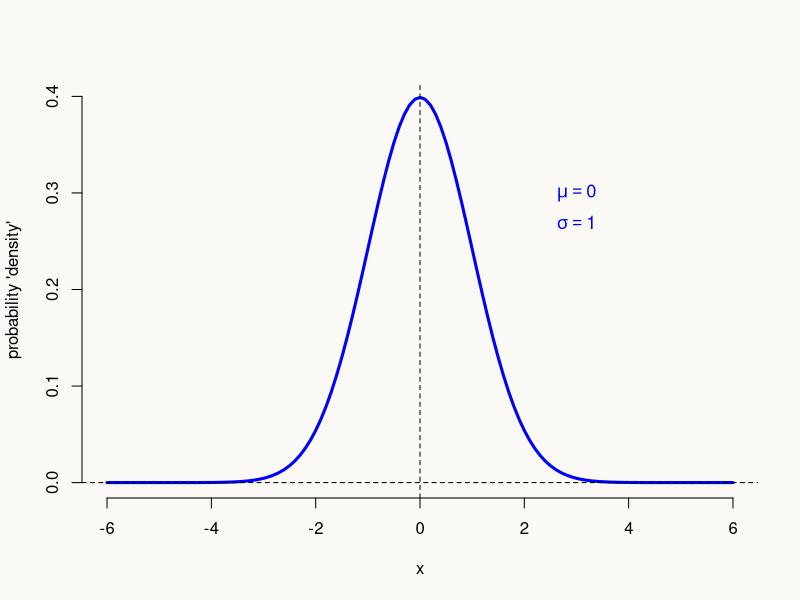
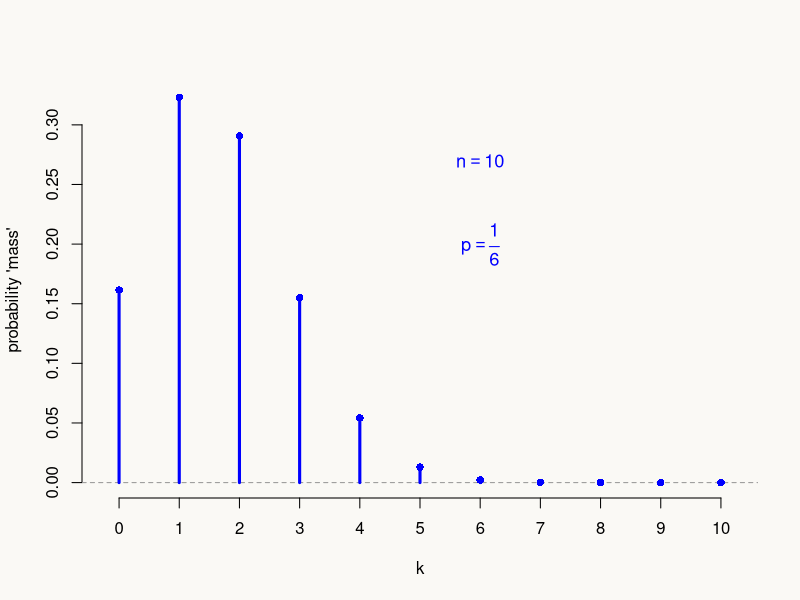

These charts were generated, in order, by the following R code:
## ---- chunk 1
x <- seq(-6,6,1/10)
# paper <- "#faf9f5"
par(bg = "#faf9f5")
plot(x,dnorm(x), xlab="x",ylab="probability 'density'",type="l",col="blue",lwd=3, bty="n")
abline(h=0, lty=2)
abline(v=0, lty=2)

text(3, 0.3, expression(mu == 0), cex = 1.1, col="blue")
text(3, 0.27, expression(sigma == 1), cex = 1.1, col="blue")
## ---- chunk 2

par(bg = "#faf9f5", mfrow=c(1,1))

simplepmf_binom <- function(size, prob,
                            xlab = "k", ylab = "probability 'mass'",
                            off = 0.20, lwd = 3,
                            col = c("black", "#8080FF"),
                            pch_top = 16, top_cex = 1,
                            ...) {
  stopifnot(length(size) == 1, size >= 0)

  k <- 0:size
  prob <- as.vector(prob)
  m <- length(prob)

  # compute pmf(s)
  Y <- sapply(prob, function(p) dbinom(k, size, p))
  if (is.null(dim(Y))) Y <- cbind(Y)  # ensure matrix

  if (length(col) < m) col <- rep_len(col, m)

  # limits & empty canvas
  ylim <- c(0, max(Y))
  xlim <- range(k) + c(-1, 1) * off
  plot(NULL, xlim = xlim, ylim = ylim, xlab = xlab, ylab = ylab,
       bty = "n", xaxt = "n", ...)
  axis(1, at = k)                 # integer ticks
  abline(h = 0, lty = 2, col = "gray60")

  # draw sticks (and optional dots at the top)
  for (i in seq_len(m)) {
    xoff <- (i - 1) * off
    for (j in seq_along(k)) {
      lines(c(k[j], k[j]) + xoff, c(0, Y[j, i]), lwd = lwd, col = col[i])
      if (!is.null(pch_top)) {
        points(k[j] + xoff, Y[j, i], pch = pch_top, cex = top_cex, col = col[i])
      }
    }
  }

  invisible(Y)
}

simplepmf_binom(size = 10, prob = 1/6,
                main = " ",
                col = "blue")

text(6, 0.27, expression(n == 10), cex = 1.1, col="blue")
text(6, 0.2, expression(p == frac(1, 6)), cex = 1.1, col="blue")
